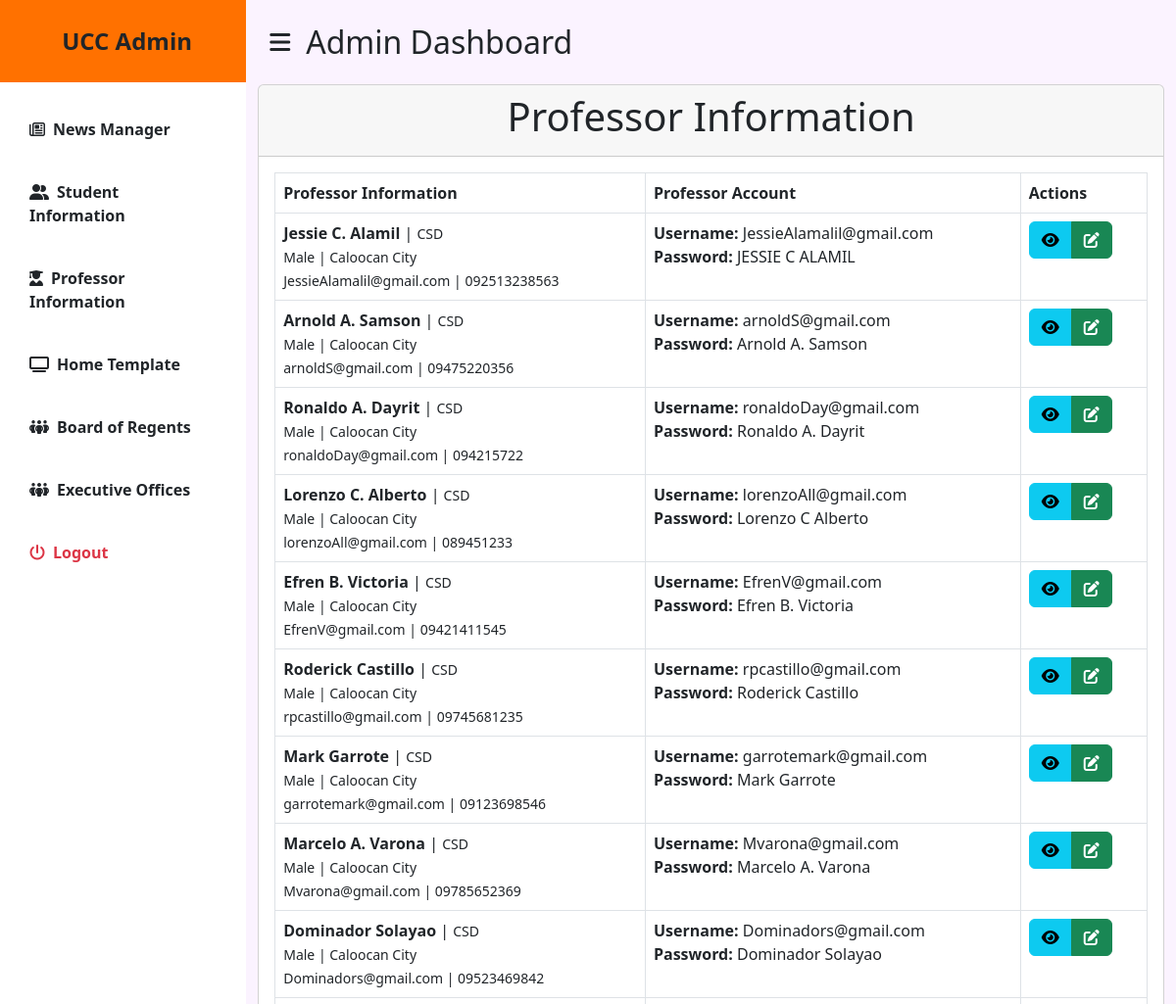
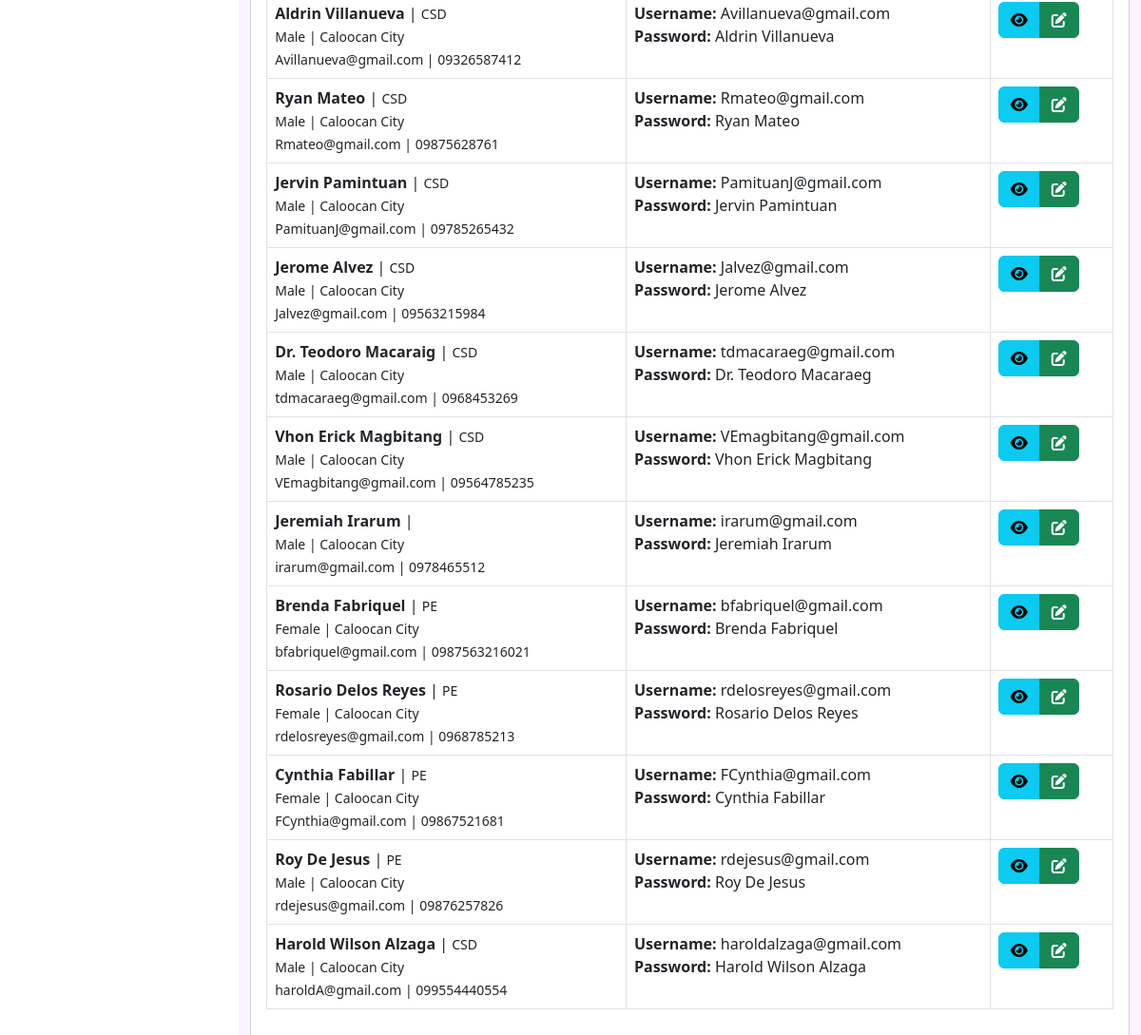
The page /fixedduplicateadmin/professorinfo.php on the database its author committed (2 pictures, top to bottom).
### tables this page shows
CREATE TABLE `uccp_professor` (
  `id` int(11) NOT NULL,
  `fullname` varchar(255) NOT NULL,
  `address` varchar(255) NOT NULL,
  `email` varchar(255) NOT NULL,
  `gender` varchar(255) NOT NULL,
  `contact` varchar(255) NOT NULL,
  `faculty` varchar(255) NOT NULL,
  `account_type` varchar(255) NOT NULL,
  `username` varchar(255) NOT NULL,
  `password` varchar(255) NOT NULL
);

### fixedduplicateadmin/professorinfo.php (the view, shortened to what this page needs)
<?php
include 'includes/header.php';
?>
<div class="d-flex" id="wrapper">
  <?php include 'includes/sidebar.php' ?>
  <div id="page-content-wrapper">
    <nav class="navbar navbar-expand-lg navbar-light bg-transparent py-4 px-4">
      <div class="d-flex align-items-center">
        <i class="fas fa-bars primary-text fs-4 me-3" id="menu-toggle"></i>
        <h2 class="fs-2 m-0">Admin Dashboard</h2>
      </div>
    </nav>
    <div class="container">
        <div class="row">
          <div class="col-md-12">
              <div class="card ">
                <div class="card-header">
                   <center><h1>Professor Information</h1></center>
                </div>
                  <div class="card-body">
      <table id="professorinfotbl" class="table table-bordered table-hover cell-border">
        <thead>
          <tr>
            <th scope="col">Professor Information</th>
            <th scope="col">Professor Account</th>
            <th scope="col">Actions</th>
          </tr>
        </thead>
        <tbody>
          <?php
          $query = "SELECT * FROM uccp_professor";
          $query_run = mysqli_query($con, $query);
          if (mysqli_num_rows($query_run)>0) {
            while($row = mysqli_fetch_array($query_run)) {
              ?>
              <tr>
                <td>
                  <strong><?= $row['fullname']?></strong> | <small><?= $row['faculty'] ?></small> <br>
                  <small>
                    <?= $row['gender']?> | <?= $row['address']; ?>
                    <br>
                    <?= $row['email'];?> | <?= $row['contact'] ?>
                  </small>
                </td>
                <td>
                <label style="font-weight:bold;">Username: </label> <?= $row['username'] ?> <br>
                <label style="font-weight:bold;">Password: </label> <?= $row['password'] ?>
                </td>
                <td>
                  <div class="btn-group" role="group" aria-label="Basic example">
                    <button data-id="<?= $row['id'] ?>" type="button" name="profinfoview" class="btn btn-info viewprofinfo" data-bs-toggle="modal" data-bs-target="#viewprofinfo"><i class="fa-solid fa-eye"></i></button>
                    <button type="button" id="<?= $row['id']?>" class="btn btn-success profeditdata"><i class="fa-solid fa-pen-to-square"></i></button>
                  </div>
                </td>
              </tr>
              <?php
            }
          } else {
          }
          ?>
        </tbody>
      </table>
    </div>
    </div>
    </div>
    </div>
    </div>
      </div>
  </div>
<?php include 'includes/footer.php' ?>

### fixedduplicateadmin/admin.css (style rules this page uses)
#wrapper { overflow-x: hidden; background-color: #fbf3ff; }
#page-content-wrapper { min-width: 100vw; }
#menu-toggle { cursor: pointer; }
@media (min-width: 768px) { #page-content-wrapper { min-width: 0; width: 100%; } }

### rows shown on the page
uccp_professor: fullname "Jessie C. Alamil", faculty "CSD", gender "Male", address "Caloocan City", email "JessieAlamalil@gmail.com", contact "092513238563", username "JessieAlamalil@gmail.com", password "JESSIE C ALAMIL"
uccp_professor: fullname "Arnold A. Samson", faculty "CSD", gender "Male", address "Caloocan City", email "arnoldS@gmail.com", contact "09475220356", username "arnoldS@gmail.com", password "Arnold A. Samson"
uccp_professor: fullname "Ronaldo A. Dayrit", faculty "CSD", gender "Male", address "Caloocan City", email "ronaldoDay@gmail.com", contact "094215722", username "ronaldoDay@gmail.com", password "Ronaldo A. Dayrit"
uccp_professor: fullname "Lorenzo C. Alberto", faculty "CSD", gender "Male", address "Caloocan City", email "lorenzoAll@gmail.com", contact "089451233", username "lorenzoAll@gmail.com", password "Lorenzo C Alberto"
uccp_professor: fullname "Efren B. Victoria", faculty "CSD", gender "Male", address "Caloocan City", email "EfrenV@gmail.com", contact "09421411545", username "EfrenV@gmail.com", password "Efren B. Victoria"
uccp_professor: fullname "Roderick Castillo", faculty "CSD", gender "Male", address "Caloocan City", email "rpcastillo@gmail.com", contact "09745681235", username "rpcastillo@gmail.com", password "Roderick Castillo"
uccp_professor: fullname "Mark Garrote", faculty "CSD", gender "Male", address "Caloocan City", email "garrotemark@gmail.com", contact "09123698546", username "garrotemark@gmail.com", password "Mark Garrote"
uccp_professor: fullname "Marcelo A. Varona", faculty "CSD", gender "Male", address "Caloocan City", email "Mvarona@gmail.com", contact "09785652369", username "Mvarona@gmail.com", password "Marcelo A. Varona"
uccp_professor: fullname "Dominador Solayao", faculty "CSD", gender "Male", address "Caloocan City", email "Dominadors@gmail.com", contact "09523469842", username "Dominadors@gmail.com", password "Dominador Solayao"
uccp_professor: fullname "Aldrin Villanueva", faculty "CSD", gender "Male", address "Caloocan City", email "Avillanueva@gmail.com", contact "09326587412", username "Avillanueva@gmail.com", password "Aldrin Villanueva"
uccp_professor: fullname "Ryan Mateo", faculty "CSD", gender "Male", address "Caloocan City", email "Rmateo@gmail.com", contact "09875628761", username "Rmateo@gmail.com", password "Ryan Mateo"
uccp_professor: fullname "Jervin Pamintuan", faculty "CSD", gender "Male", address "Caloocan City", email "PamituanJ@gmail.com", contact "09785265432", username "PamituanJ@gmail.com", password "Jervin Pamintuan"
uccp_professor: fullname "Jerome Alvez", faculty "CSD", gender "Male", address "Caloocan City", email "Jalvez@gmail.com", contact "09563215984", username "Jalvez@gmail.com", password "Jerome Alvez"
uccp_professor: fullname "Dr. Teodoro Macaraig", faculty "CSD", gender "Male", address "Caloocan City", email "tdmacaraeg@gmail.com", contact "0968453269", username "tdmacaraeg@gmail.com", password "Dr. Teodoro Macaraeg"
uccp_professor: fullname "Vhon Erick Magbitang", faculty "CSD", gender "Male", address "Caloocan City", email "VEmagbitang@gmail.com", contact "09564785235", username "VEmagbitang@gmail.com", password "Vhon Erick Magbitang"
uccp_professor: fullname "Jeremiah Irarum", gender "Male", address "Caloocan City", email "irarum@gmail.com", contact "0978465512", username "irarum@gmail.com", password "Jeremiah Irarum"
uccp_professor: fullname "Brenda Fabriquel", faculty "PE", gender "Female", address "Caloocan City", email "bfabriquel@gmail.com", contact "0987563216021", username "bfabriquel@gmail.com", password "Brenda Fabriquel"
uccp_professor: fullname "Rosario Delos Reyes", faculty "PE", gender "Female", address "Caloocan City", email "rdelosreyes@gmail.com", contact "0968785213", username "rdelosreyes@gmail.com", password "Rosario Delos Reyes"
uccp_professor: fullname "Cynthia Fabillar", faculty "PE", gender "Female", address "Caloocan City", email "FCynthia@gmail.com", contact "09867521681", username "FCynthia@gmail.com", password "Cynthia Fabillar"
uccp_professor: fullname "Roy De Jesus", faculty "PE", gender "Male", address "Caloocan City", email "rdejesus@gmail.com", contact "09876257826", username "rdejesus@gmail.com", password "Roy De Jesus"
uccp_professor: fullname "Harold Wilson Alzaga", faculty "CSD", gender "Male", address "Caloocan City", email "haroldA@gmail.com", contact "099554440554", username "haroldalzaga@gmail.com", password "Harold Wilson Alzaga"
